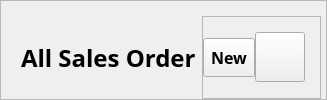
                 <widget class="QFrame" name="products_header_body_2">
                  <property name="frameShape">
                   <enum>QFrame::StyledPanel</enum>
                  </property>
                  <property name="frameShadow">
                   <enum>QFrame::Raised</enum>
                  </property>
                  <layout class="QHBoxLayout" name="horizontalLayout_25" stretch="5,2">
                   <property name="leftMargin">
                    <number>20</number>
                   </property>
                   <property name="topMargin">
                    <number>15</number>
                   </property>
                   <property name="rightMargin">
                    <number>5</number>
                   </property>
                   <property name="bottomMargin">
                    <number>0</number>
                   </property>
                   <item>
                    <widget class="QLabel" name="label_18">
                     <property name="font">
                      <font>
                       <family>Open Sans</family>
                       <pointsize>18</pointsize>
                       <weight>75</weight>
                       <bold>true</bold>
                      </font>
                     </property>
                     <property name="text">
                      <string>All Sales Order</string>
                     </property>
                    </widget>
                   </item>
                   <item alignment="Qt::AlignRight">
                    <widget class="QFrame" name="frame_24">
                     <property name="frameShape">
                      <enum>QFrame::StyledPanel</enum>
                     </property>
                     <property name="frameShadow">
                      <enum>QFrame::Raised</enum>
                     </property>
                     <layout class="QHBoxLayout" name="horizontalLayout_26">
                      <property name="spacing">
                       <number>0</number>
                      </property>
                      <property name="leftMargin">
                       <number>0</number>
                      </property>
                      <property name="topMargin">
                       <number>0</number>
                      </property>
                      <property name="rightMargin">
                       <number>15</number>
                      </property>
                      <property name="bottomMargin">
                       <number>0</number>
                      </property>
                      <item alignment="Qt::AlignRight">
                       <widget class="QPushButton" name="new_sales_order_btn_7">
                        <property name="font">
                         <font>
                          <family>Open Sans</family>
                          <pointsize>12</pointsize>
                          <weight>75</weight>
                          <bold>true</bold>
                         </font>
                        </property>
                        <property name="focusPolicy">
                         <enum>Qt::NoFocus</enum>
                        </property>
                        <property name="styleSheet">
                         <string notr="true">padding: 7px;</string>
                        </property>
                        <property name="text">
                         <string>New</string>
                        </property>
                        <property name="icon">
                         <iconset>
                          <normaloff>img/plus 1.svg</normaloff>img/plus 1.svg</iconset>
                        </property>
                        <property name="iconSize">
                         <size>
                          <width>30</width>
                          <height>30</height>
                         </size>
                        </property>
                       </widget>
                      </item>
                      <item alignment="Qt::AlignRight">
                       <widget class="QPushButton" name="close_sales_order_btn_3">
                        <property name="maximumSize">
                         <size>
                          <width>50</width>
                          <height>50</height>
                         </size>
                        </property>
                        <property name="font">
                         <font>
                          <family>Open Sans</family>
                          <pointsize>12</pointsize>
                          <weight>75</weight>
                          <bold>true</bold>
                         </font>
                        </property>
                        <property name="focusPolicy">
                         <enum>Qt::NoFocus</enum>
                        </property>
                        <property name="styleSheet">
                         <string notr="true"/>
                        </property>
                        <property name="text">
                         <string/>
                        </property>
                        <property name="icon">
                         <iconset>
                          <normaloff>img/x.svg</normaloff>img/x.svg</iconset>
                        </property>
                        <property name="iconSize">
                         <size>
                          <width>30</width>
                          <height>30</height>
                         </size>
                        </property>
                       </widget>
                      </item>
                     </layout>
                    </widget>
                   </item>
                  </layout>
                 </widget>
